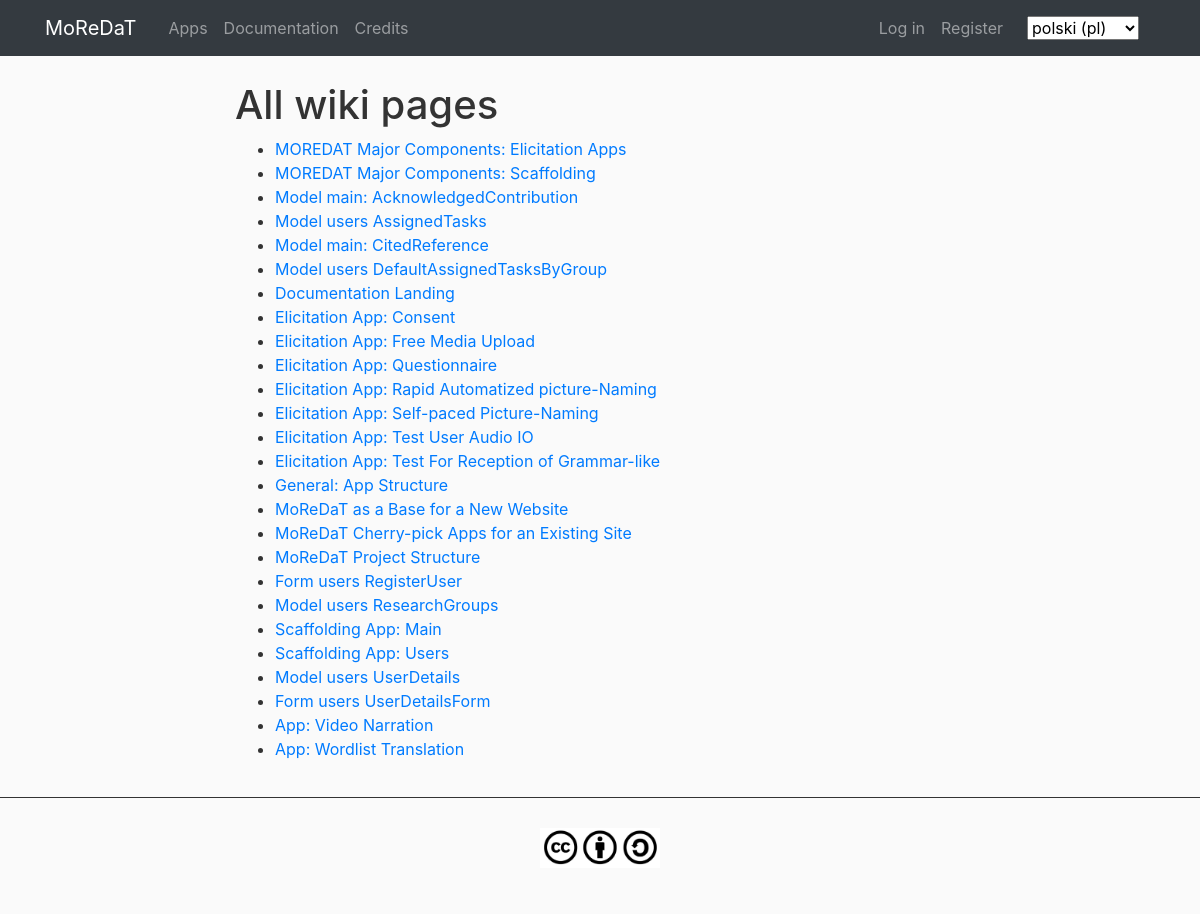
Page /pl/documentation/index/ on the committed database.
### documentation/models.py (models this page shows, shortened)
class WikiPage(models.Model):
    slug = models.CharField(_('slug'), max_length=255)
    title = models.CharField(_('title'), max_length=510)
    created = models.DateTimeField(_('created'), auto_now_add=True)
    modified = models.DateTimeField(_('modified'), auto_now=True)
    class Meta:
        verbose_name = _("Wiki page")
        verbose_name_plural = _("Wiki pages")
        ordering = ['slug']

### documentation/views.py (the view)
def page_list(request, template_name='documentation/page_list.html', extra_context=None):
    page_list = WikiPage.objects.all()
    page_list = page_list.order_by('slug')
    template_context = {
        'page_list': page_list,
        'index_slug': getattr(settings, 'DOCUMENTATION_DEFAULT_INDEX', 'WikiIndex'),
    }
    template_context.update(extra_context or {})
    return render(request, template_name, template_context)

### main/templatetags/main_custom_tags.py (called while the page is built)
@register.filter
def custom_redir_lang(url_fullpath):
	ls_urls = url_fullpath.split('/')
	del ls_urls[1]
	return '/'.join(ls_urls)

### documentation/templates/documentation/page_list.html (shortened to what this page needs)
{% extends "main/main-base.html" %}
{% load i18n %}
{% block content %}
<div class="col-lg-2"></div>
<div class="col-lg-8 col-md-12">
	<h1>{% trans "All wiki pages" %}</h1>
	<ul>
	{% for page in page_list %}
	<li><a href="{% url 'documentation_page' slug=page.slug %}">{{ page.title }}</a></li>
	{% endfor %}
	</ul>
</div>
{% endblock %}

### static/main/main.css (style rules this page uses)
body { height: 100%; background: #fafafa; color: #333333; margin-top: 5rem; margin-left: 0; margin-right: 0; }

### rows in the picture
WikiPage: title "MOREDAT Major Components: Elicitation Apps"
WikiPage: title "MOREDAT Major Components: Scaffolding"
WikiPage: title "Model main: AcknowledgedContribution"
WikiPage: title "Model users AssignedTasks"
WikiPage: title "Model main: CitedReference"
WikiPage: title "Model users DefaultAssignedTasksByGroup"
WikiPage: title "Documentation Landing"
WikiPage: title "Elicitation App: Consent"
WikiPage: title "Elicitation App: Free Media Upload"
WikiPage: title "Elicitation App: Questionnaire"
WikiPage: title "Elicitation App: Rapid Automatized picture-Naming"
WikiPage: title "Elicitation App: Self-paced Picture-Naming"
WikiPage: title "Elicitation App: Test User Audio IO"
WikiPage: title "Elicitation App: Test For Reception of Grammar-like"
WikiPage: title "General: App Structure"
WikiPage: title "MoReDaT as a Base for a New Website"
WikiPage: title "MoReDaT Cherry-pick Apps for an Existing Site"
WikiPage: title "MoReDaT Project Structure"
WikiPage: title "Form users RegisterUser"
WikiPage: title "Model users ResearchGroups"
WikiPage: title "Scaffolding App: Main"
WikiPage: title "Scaffolding App: Users"
WikiPage: title "Model users UserDetails"
WikiPage: title "Form users UserDetailsForm"
WikiPage: title "App: Video Narration"
WikiPage: title "App: Wordlist Translation"

### other values in the picture
form field language "polski (pl)"
